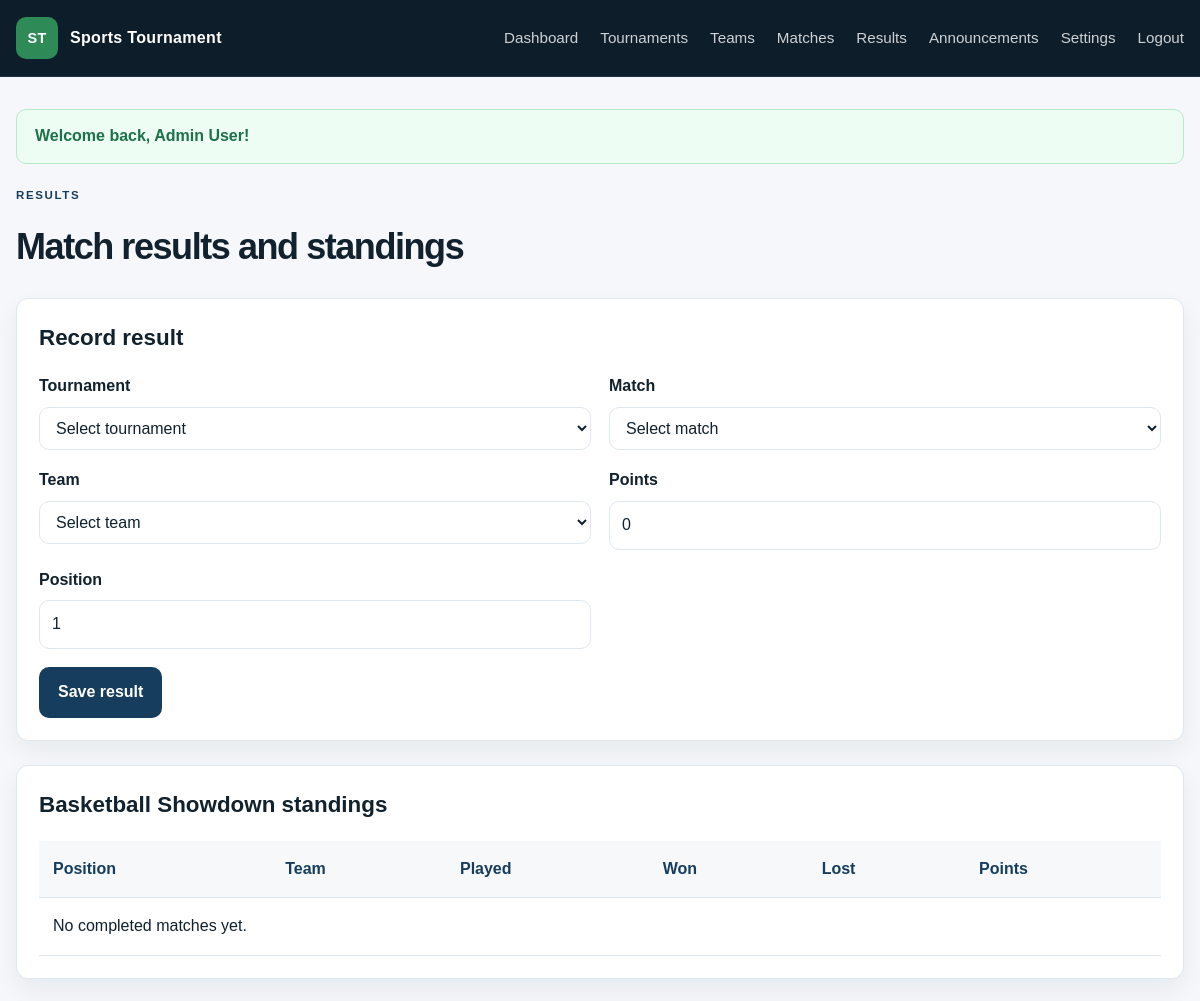
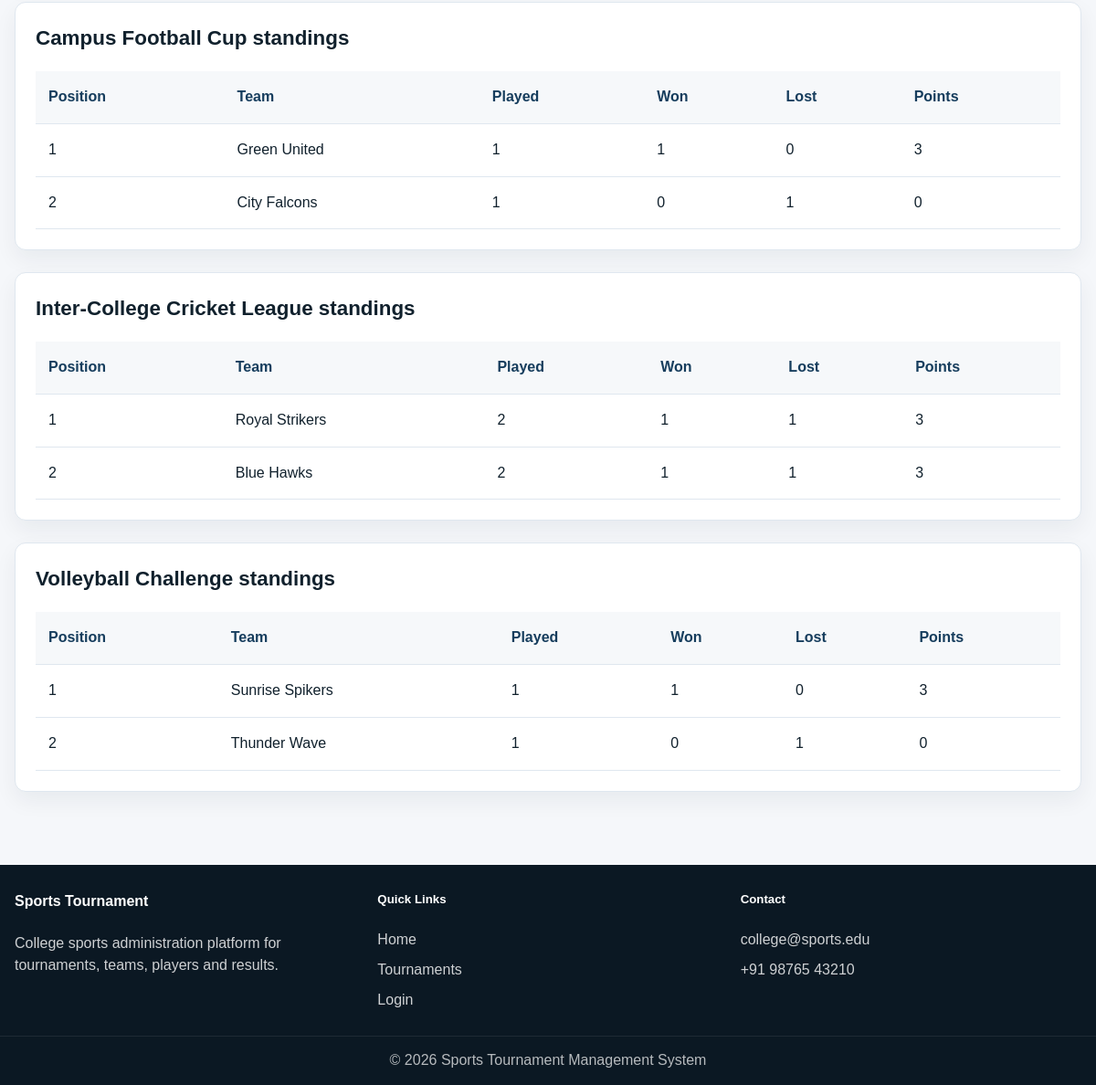
/admin/results.php (signed in), run on the app's committed database (2 pictures, top to bottom).
### tables this page shows
CREATE TABLE tournaments (
    id INT AUTO_INCREMENT PRIMARY KEY,
    sport_id INT NOT NULL,
    name VARCHAR(150) NOT NULL,
    description TEXT,
    start_date DATE NOT NULL,
    end_date DATE NOT NULL,
    registration_deadline DATE NOT NULL,
    venue VARCHAR(150) NOT NULL,
    status ENUM('Upcoming','Registration Open','Ongoing','Completed','Cancelled') NOT NULL DEFAULT 'Upcoming',
    created_at TIMESTAMP DEFAULT CURRENT_TIMESTAMP,
    CONSTRAINT fk_tournament_sport FOREIGN KEY (sport_id) REFERENCES sports(id) ON DELETE RESTRICT
);

CREATE TABLE matches (
    id INT AUTO_INCREMENT PRIMARY KEY,
    tournament_id INT NOT NULL,
    round VARCHAR(40) NOT NULL,
    team1_id INT NOT NULL,
    team2_id INT NOT NULL,
    venue_id INT NOT NULL,
    match_date DATE NOT NULL,
    match_time TIME NOT NULL,
    score_team1 INT DEFAULT 0,
    score_team2 INT DEFAULT 0,
    winner_team_id INT DEFAULT NULL,
    status VARCHAR(30) NOT NULL DEFAULT 'Scheduled',
    created_at TIMESTAMP DEFAULT CURRENT_TIMESTAMP,
    CONSTRAINT fk_match_tournament FOREIGN KEY (tournament_id) REFERENCES tournaments(id) ON DELETE CASCADE,
    CONSTRAINT fk_match_team1 FOREIGN KEY (team1_id) REFERENCES teams(id) ON DELETE RESTRICT,
    CONSTRAINT fk_match_team2 FOREIGN KEY (team2_id) REFERENCES teams(id) ON DELETE RESTRICT,
    CONSTRAINT fk_match_venue FOREIGN KEY (venue_id) REFERENCES venues(id) ON DELETE RESTRICT,
    CONSTRAINT fk_match_winner FOREIGN KEY (winner_team_id) REFERENCES teams(id) ON DELETE SET NULL
);

CREATE TABLE teams (
    id INT AUTO_INCREMENT PRIMARY KEY,
    tournament_id INT NOT NULL,
    name VARCHAR(150) NOT NULL,
    captain_name VARCHAR(100) NOT NULL,
    captain_email VARCHAR(150) DEFAULT NULL,
    captain_phone VARCHAR(25) DEFAULT NULL,
    created_at TIMESTAMP DEFAULT CURRENT_TIMESTAMP,
    UNIQUE KEY uq_team_name_per_tournament (tournament_id, name),
    CONSTRAINT fk_team_tournament FOREIGN KEY (tournament_id) REFERENCES tournaments(id) ON DELETE CASCADE
);

### admin/results.php (the view, shortened to what this page needs)
<?php
$pdo = db();
$tournaments = $pdo->query('SELECT * FROM tournaments ORDER BY name ASC')->fetchAll();
$matches = $pdo->query('SELECT m.*, t1.name as team1_name, t2.name as team2_name FROM matches m LEFT JOIN teams t1 ON t1.id = m.team1_id LEFT JOIN teams t2 ON t2.id = m.team2_id ORDER BY m.match_date DESC')->fetchAll();
require_once __DIR__ . '/../includes/header.php';
?>
<div class="page-header">
    <div>
        <span class="eyebrow dark">Results</span>
        <h1>Match results and standings</h1>
    </div>
</div>
<div class="panel">
    <div class="panel-header"><h2>Record result</h2></div>
    <form method="post" class="form-grid">
        <div class="field-group">
            <label>Tournament</label>
            <select name="tournament_id">
                <option value="">Select tournament</option>
            </select>
        </div>
        <div class="field-group">
            <label>Match</label>
            <select name="match_id">
                <option value="">Select match</option>
            </select>
        </div>
        <div class="field-group">
            <label>Team</label>
            <select name="team_id">
                <option value="">Select team</option>
            </select>
        </div>
        <div class="field-group">
            <label>Points</label>
            <input type="number" name="points" value="0">
        </div>
        <div class="field-group">
            <label>Position</label>
            <input type="number" name="position" value="1">
        </div>
        <div class="form-actions full-width">
            <button type="submit" class="button button-primary">Save result</button>
        </div>
    </form>
</div>
<?php foreach ($tournaments as $tournament): ?>
    <?php $standings = getTournamentStandings((int)$tournament['id']); ?>
    <div class="panel">
        <div class="panel-header"><h2><?= e($tournament['name']) ?> standings</h2></div>
        <div class="table-wrap">
            <table>
                <thead>
                    <tr>
                        <th>Position</th>
                        <th>Team</th>
                        <th>Played</th>
                        <th>Won</th>
                        <th>Lost</th>
                        <th>Points</th>
                    </tr>
                </thead>
                <tbody>
                    <?php if (empty($standings)): ?>
                        <tr><td colspan="6">No completed matches yet.</td></tr>
                    <?php else: ?>
                        <?php foreach ($standings as $standing): ?>
                            <tr>
                                <td><?= e($standing['position']) ?></td>
                                <td><?= e($standing['team']) ?></td>
                                <td><?= e($standing['played']) ?></td>
                                <td><?= e($standing['won']) ?></td>
                                <td><?= e($standing['lost']) ?></td>
                                <td><?= e($standing['points']) ?></td>
                            </tr>
                        <?php endforeach; ?>
                    <?php endif; ?>
                </tbody>
            </table>
        </div>
    </div>
<?php endforeach; ?>
<?php require_once __DIR__ . '/../includes/footer.php'; ?>

### assets/css/style.css (style rules this page uses)
:root { --bg: #f5f7fa; --panel: #ffffff; --panel-alt: #eef3f8; --ink: #11212d; --muted: #536477; --line: #dfe7ef; --primary: #163d5d; --primary-soft: #e8f0f8; --accent: #2e8b57; --accent-soft: #eaf8ef; --danger: #c64242; --warning: #b87828; --shadow: 0 10px 25px rgba(17, 33, 45, 0.06); --radius: 12px; }
* { box-sizing: border-box; }
html { scroll-behavior: smooth; }
body { margin: 0; font-family: Arial, Helvetica, sans-serif; background: var(--bg); color: var(--ink); line-height: 1.55; }
button, input, select, textarea { font: inherit; }
.eyebrow { display: inline-block; font-size: 0.72rem; letter-spacing: 0.14em; text-transform: uppercase; font-weight: 700; color: var(--accent); margin-bottom: 14px; }
.eyebrow.dark { color: var(--primary); }
.button { border: 1px solid transparent; border-radius: 10px; padding: 12px 18px; cursor: pointer; display: inline-flex; align-items: center; justify-content: center; font-weight: 700; transition: 0.2s ease; text-decoration: none; }
.button-primary { background: var(--primary); color: #fff; }
.button.primary, .button.button-primary { background: var(--primary); color: #fff; }
.full-width { width: 100%; }
.info-card, .panel, .stat-box, .auth-card { background: var(--panel); border: 1px solid var(--line); border-radius: var(--radius); box-shadow: var(--shadow); }
.table-wrap { overflow-x: auto; width: 100%; }
table { width: 100%; border-collapse: collapse; min-width: 640px; background: var(--panel); }
th, td { padding: 16px 14px; border-bottom: 1px solid var(--line); text-align: left; vertical-align: top; }
th { background: #f6f8fa; color: var(--primary); font-weight: 700; }
.page-header { width: min(1180px, calc(100% - 32px)); margin: 0 auto 24px; display: flex; align-items: center; justify-content: space-between; gap: 16px; }
.page-header h1 { margin: 0; font-size: clamp(2rem, 3vw, 2.5rem); letter-spacing: -0.04em; }
.panel { width: min(1180px, calc(100% - 32px)); margin: 0 auto 24px; padding: 22px; }
.panel-header { margin-bottom: 18px; }
.panel-header h2 { margin: 0; font-size: 1.4rem; }
.form-grid { display: grid; grid-template-columns: repeat(2, minmax(220px, 1fr)); gap: 18px; }
.field-group { display: flex; flex-direction: column; gap: 8px; }
.full-width { grid-column: 1 / -1; }
label { font-weight: 600; color: var(--ink); }
input, select, textarea { width: 100%; border: 1px solid var(--line); border-radius: 10px; padding: 11px 12px; background: #fff; color: var(--ink); }
.form-actions { display: flex; gap: 10px; align-items: center; justify-content: flex-start; }

### data on the page
tournaments: name "Basketball Showdown", shows "No completed matches yet."
tournaments: name "Campus Football Cup", position "2", team "City Falcons", played "1", won "0", lost "1", points "0"
matches: score_team2 "1", team1.name "Green United", lost "0", points "3"
tournaments: name "Inter-College Cricket League"
matches: position "1", team2.name "Royal Strikers", team2 "2", won "1", lost "1", points "3", team1.name "Blue Hawks"
tournaments: name "Volleyball Challenge", position "2", team "Thunder Wave", played "1", won "0", lost "1", points "0"
matches: score_team2 "1", team1.name "Sunrise Spikers", lost "0", score_team1 "3"

### other printed values
$item['label'] "Dashboard"
$item['label'] "Tournaments"
$item['label'] "Teams"
$item['label'] "Matches"
$item['label'] "Results"
$item['label'] "Announcements"
$flash['message'] "Welcome back, Admin User!"
